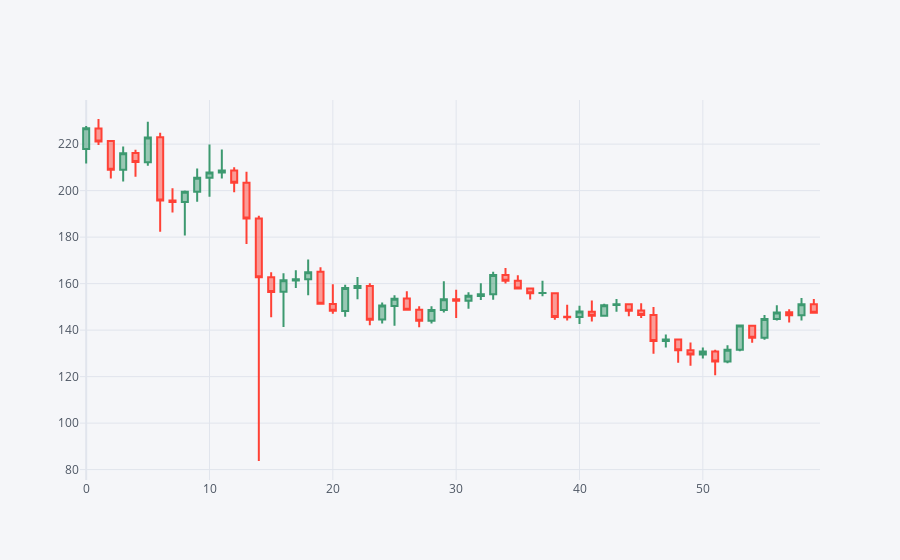

The code cell stored with this chart in its notebook:
### Code cell
df.iplot(kind="candle",
                          keys=["open", "high", "how", "close"],
                          rangeslider=False
                          )
